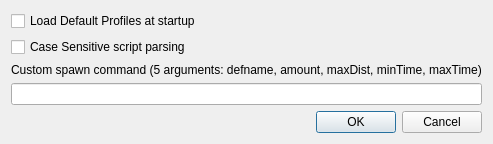
<?xml version="1.0" encoding="UTF-8"?>
<ui version="4.0">
 <class>Dlg_Settings</class>
 <widget class="QDialog" name="Dlg_Settings">
  <property name="geometry">
   <rect>
    <x>0</x>
    <y>0</y>
    <width>440</width>
    <height>144</height>
   </rect>
  </property>
  <property name="windowTitle">
   <string>Settings</string>
  </property>
  <layout class="QGridLayout" name="gridLayout_2">
   <item row="0" column="0">
    <layout class="QGridLayout" name="gridLayout">
     <item row="0" column="0">
      <widget class="QCheckBox" name="checkBox_loadDefaultProfilesAtStartup">
       <property name="text">
        <string>Load Default Profiles at startup</string>
       </property>
      </widget>
     </item>
     <item row="4" column="0">
      <widget class="QLineEdit" name="lineEdit_spawn"/>
     </item>
     <item row="3" column="0">
      <widget class="QLabel" name="label_spawn">
       <property name="text">
        <string>Custom spawn command (5 arguments: defname, amount, maxDist, minTime, maxTime)</string>
       </property>
      </widget>
     </item>
     <item row="2" column="0">
      <spacer name="verticalSpacer">
       <property name="orientation">
        <enum>Qt::Vertical</enum>
       </property>
       <property name="sizeHint" stdset="0">
        <size>
         <width>20</width>
         <height>40</height>
        </size>
       </property>
      </spacer>
     </item>
     <item row="5" column="0">
      <widget class="QDialogButtonBox" name="buttonBox">
       <property name="orientation">
        <enum>Qt::Horizontal</enum>
       </property>
       <property name="standardButtons">
        <set>QDialogButtonBox::Cancel|QDialogButtonBox::Ok</set>
       </property>
      </widget>
     </item>
     <item row="1" column="0">
      <widget class="QCheckBox" name="checkBox_caseSensitiveScriptParsing">
       <property name="text">
        <string>Case Sensitive script parsing</string>
       </property>
      </widget>
     </item>
    </layout>
   </item>
  </layout>
 </widget>
 <resources/>
 <connections>
  <connection>
   <sender>buttonBox</sender>
   <signal>accepted()</signal>
   <receiver>Dlg_Settings</receiver>
   <slot>accept()</slot>
   <hints>
    <hint type="sourcelabel">
     <x>248</x>
     <y>254</y>
    </hint>
    <hint type="destinationlabel">
     <x>157</x>
     <y>274</y>
    </hint>
   </hints>
  </connection>
  <connection>
   <sender>buttonBox</sender>
   <signal>rejected()</signal>
   <receiver>Dlg_Settings</receiver>
   <slot>reject()</slot>
   <hints>
    <hint type="sourcelabel">
     <x>316</x>
     <y>260</y>
    </hint>
    <hint type="destinationlabel">
     <x>286</x>
     <y>274</y>
    </hint>
   </hints>
  </connection>
 </connections>
</ui>
